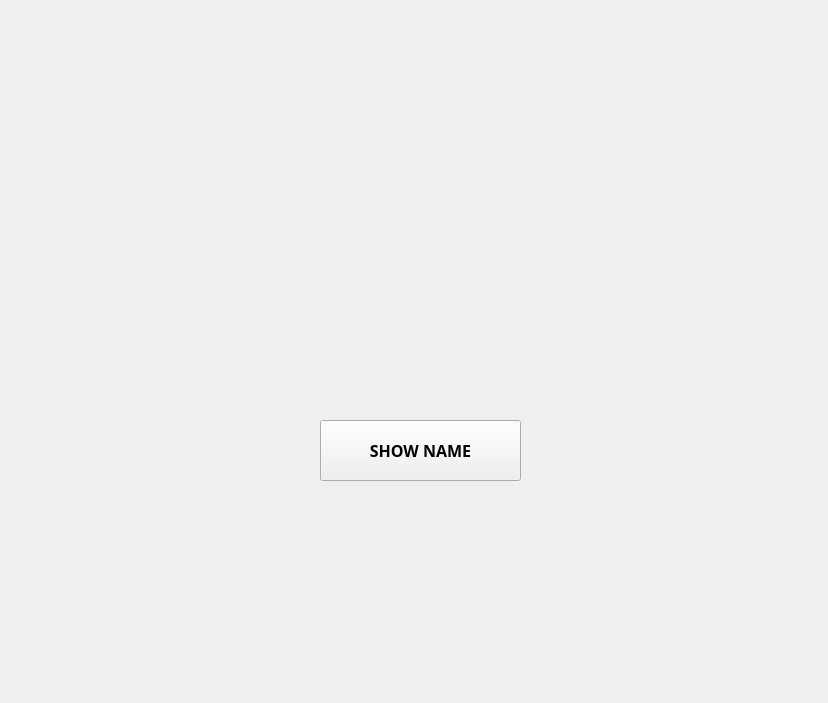
<?xml version="1.0" encoding="UTF-8"?>
<ui version="4.0">
 <class>form1</class>
 <widget class="QWidget" name="form1">
  <property name="geometry">
   <rect>
    <x>0</x>
    <y>0</y>
    <width>828</width>
    <height>703</height>
   </rect>
  </property>
  <property name="windowTitle">
   <string>labelbutton</string>
  </property>
  <widget class="QLabel" name="l1">
   <property name="geometry">
    <rect>
     <x>90</x>
     <y>160</y>
     <width>651</width>
     <height>91</height>
    </rect>
   </property>
   <property name="font">
    <font>
     <family>Monotype Corsiva</family>
     <pointsize>20</pointsize>
    </font>
   </property>
   <property name="text">
    <string/>
   </property>
   <property name="alignment">
    <set>Qt::AlignCenter</set>
   </property>
  </widget>
  <widget class="QPushButton" name="pushButton">
   <property name="geometry">
    <rect>
     <x>320</x>
     <y>420</y>
     <width>201</width>
     <height>61</height>
    </rect>
   </property>
   <property name="font">
    <font>
     <family>Malgun Gothic Semilight</family>
     <pointsize>12</pointsize>
     <weight>75</weight>
     <bold>true</bold>
    </font>
   </property>
   <property name="text">
    <string>SHOW NAME</string>
   </property>
  </widget>
 </widget>
 <resources/>
 <connections/>
</ui>
